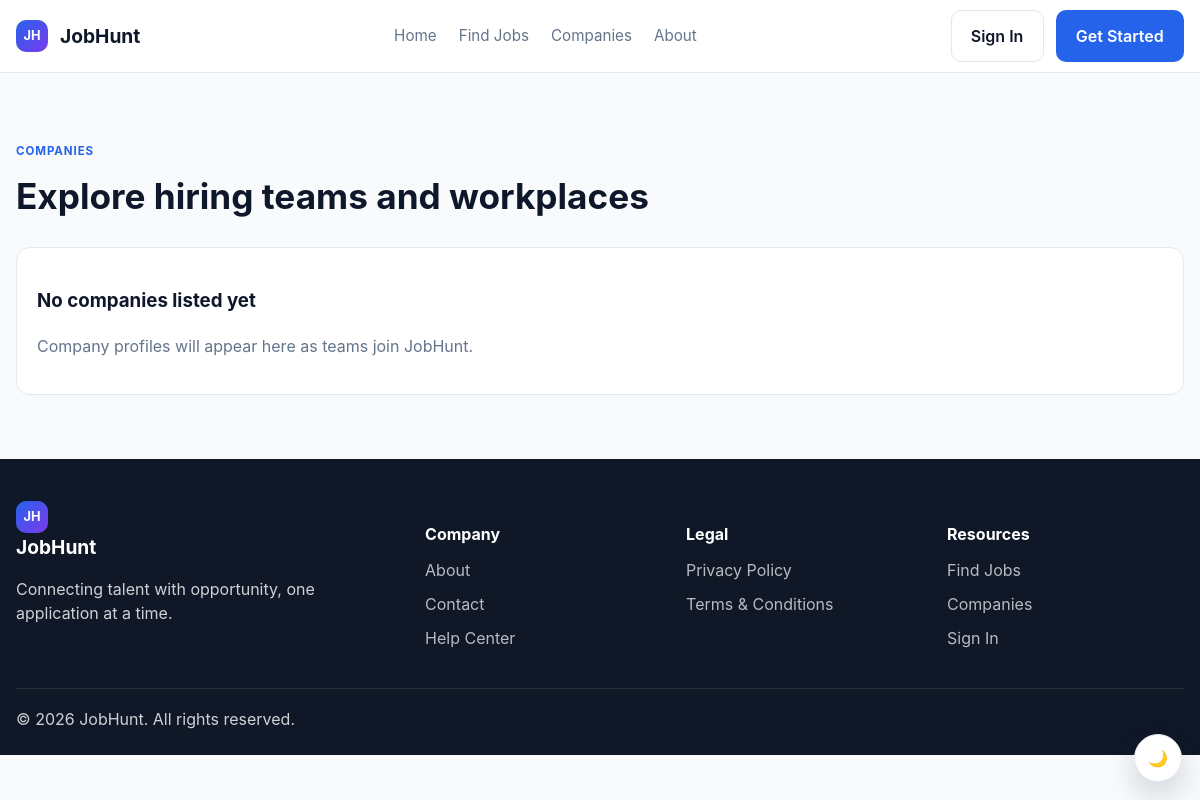
Before: /index.php?page=companies with the older database file.
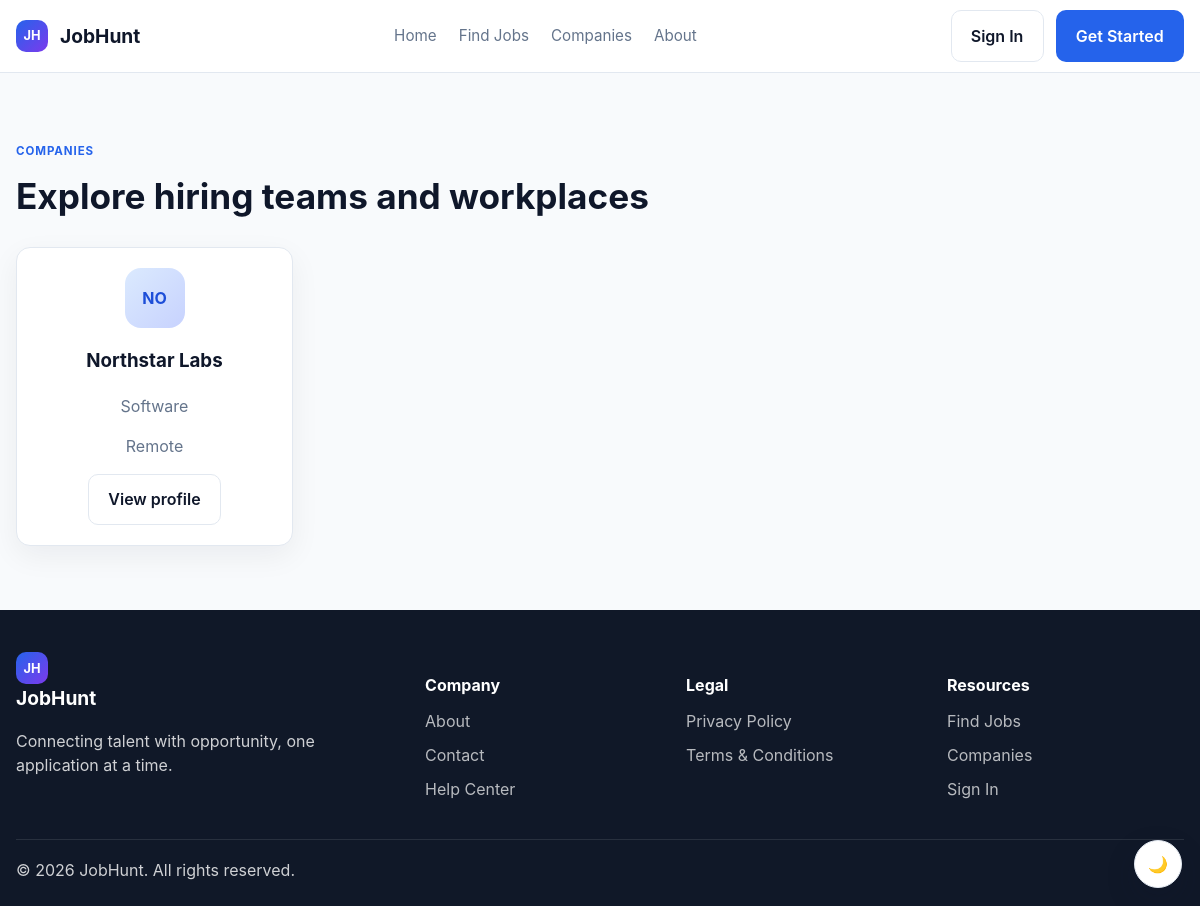
After: the same page with the newer database file.
### tables this page shows
CREATE TABLE company_profiles (
    id INT AUTO_INCREMENT PRIMARY KEY,
    user_id INT NOT NULL UNIQUE,
    company_name VARCHAR(160) NOT NULL,
    industry VARCHAR(120) DEFAULT NULL,
    company_size VARCHAR(60) DEFAULT NULL,
    founded_year YEAR DEFAULT NULL,
    website VARCHAR(255) DEFAULT NULL,
    location VARCHAR(160) DEFAULT NULL,
    description TEXT,
    logo_url VARCHAR(255) DEFAULT NULL,
    verification_status ENUM('pending','verified','rejected') DEFAULT 'pending',
    created_at TIMESTAMP DEFAULT CURRENT_TIMESTAMP,
    updated_at TIMESTAMP DEFAULT CURRENT_TIMESTAMP ON UPDATE CURRENT_TIMESTAMP,
    CONSTRAINT fk_company_profile_user FOREIGN KEY (user_id) REFERENCES users(id) ON DELETE CASCADE
);

### public/index.php (called while the page is built, shortened)
<?php
require dirname(__DIR__) . '/config/app.php';
require dirname(__DIR__) . '/app/Core/Controller.php';
$page = $_GET['page'] ?? 'home';
$controller = new PageController();
$controller->handle($page);

### app/Models/JobHuntData.php (called while the page is built, shortened)
<?php
class JobHuntData
{
    public static function companyList(): array
    {
        return Database::connection()->query(
            'SELECT id, company_name AS name, industry, company_size AS size, location, website, description
             FROM company_profiles ORDER BY company_name'
        )->fetchAll();
    }
}

### config/app.php (called while the page is built, shortened)
<?php
function h($value, int $flags = ENT_QUOTES, string $encoding = 'UTF-8'): string
{
    return htmlentities((string) $value, $flags, $encoding);
}
return [
    'app_name' => 'JobHunt',
    'app_tagline' => "Let's Find Your Next Job.",
    'base_path' => dirname(__DIR__),
    'public_path' => dirname(__DIR__) . '/public',
    'base_url' => '/tests/jobhunt/public',
    'env' => 'development',
    'debug' => true,
    'roles' => ['candidate', 'company', 'admin'],
];

### resources/views/public/companies.php (the view)
<?php require __DIR__ . '/../components/public-header.php'; ?>
<main class="section">
    <div class="container">
        <div class="page-header">
            <div class="kicker">Companies</div>
            <h1>Explore hiring teams and workplaces</h1>
        </div>
        <div class="grid-4">
            <?php foreach ($companies as $company): ?>
                <div class="card company-card">
                    <div class="company-logo"><?php echo h(strtoupper(substr($company['name'], 0, 2))); ?></div>
                    <h3><?php echo h($company['name']); ?></h3>
                    <p class="muted"><?php echo h($company['industry']); ?></p>
                    <p class="muted"><?php echo h($company['location']); ?></p>
                    <a class="btn btn-secondary" href="index.php?page=company-profile&amp;id=<?php echo (int) $company['id']; ?>">View profile</a>
                </div>
            <?php endforeach; ?>
            <?php if (!$companies): ?><div class="card empty-state"><h3>No companies listed yet</h3><p class="muted">Company profiles will appear here as teams join JobHunt.</p></div><?php endif; ?>
        </div>
    </div>
</main>
<?php require __DIR__ . '/../components/public-footer.php'; ?>

Changed rows visible on the page:
added company_profiles: company_name "NO", company_name "Northstar Labs", industry "Software", location "Remote"
Other visible differences:
text no longer shown: "No companies listed yet Company profiles will appear here as teams join JobHunt."
